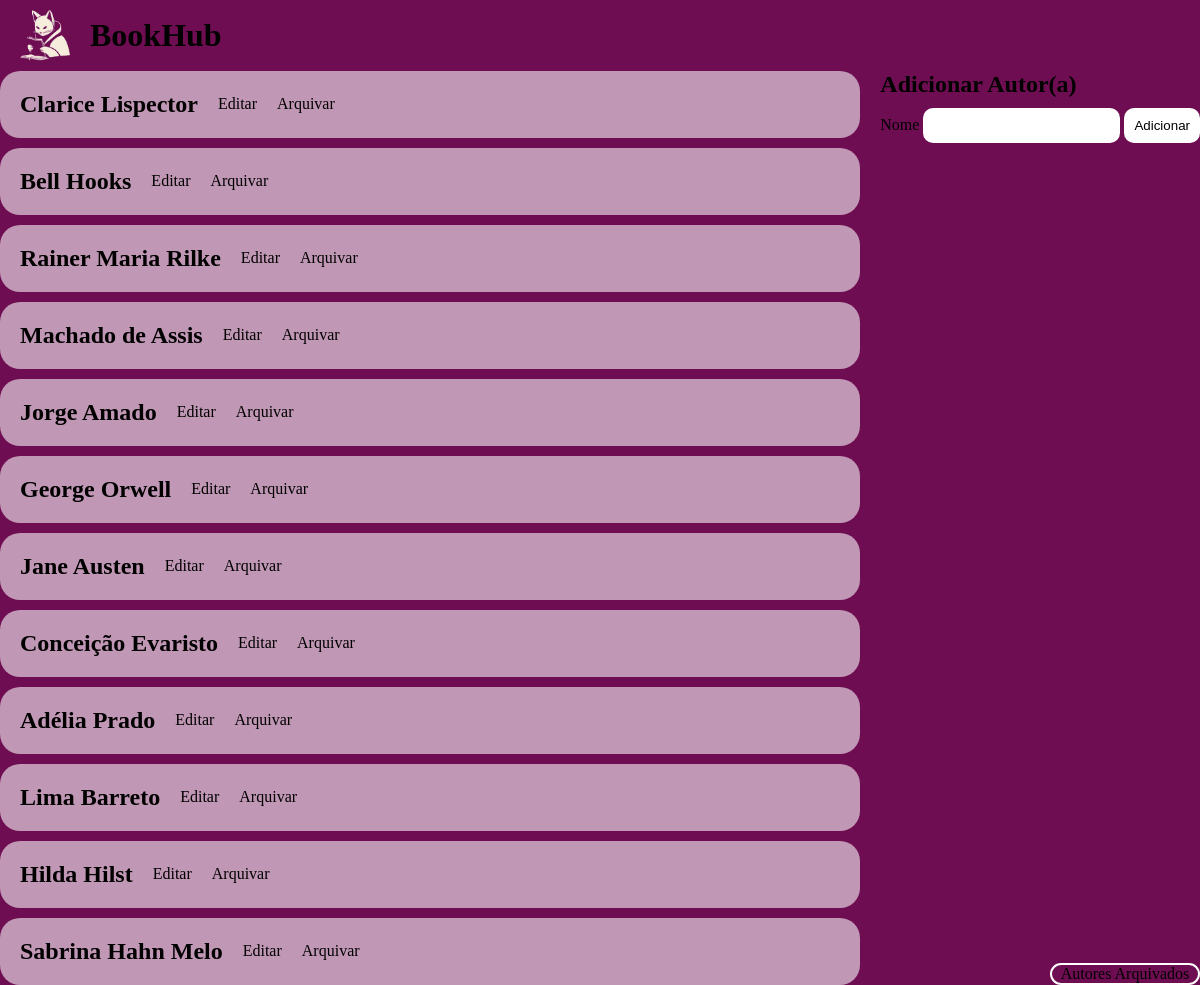
Before: /autor/formAddAutor.php with the older database file.
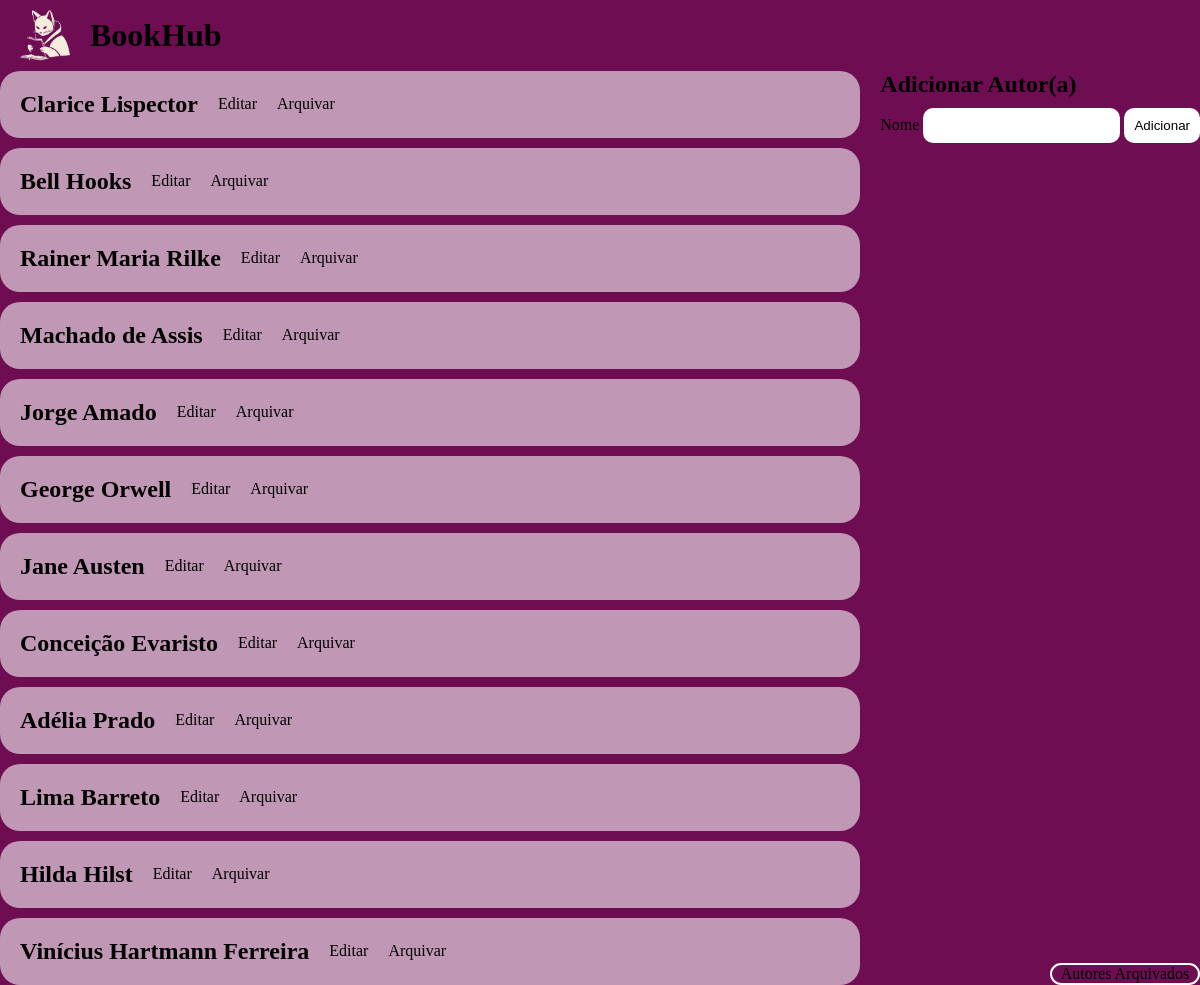
After: the same page with the newer database file.
### tables this page shows
CREATE TABLE `autor` (
  `id` int(11) NOT NULL,
  `nome` varchar(120) NOT NULL,
  `arquivado` tinyint(4) NOT NULL DEFAULT 0
);

### autor/formAddAutor.php (the view, shortened to what this page needs)
<!DOCTYPE html>
<html lang="en">
<head>
    <link rel="stylesheet" href="../style.css">
</head>
<body>
    <div class="container">
        <header>
            <div class="logoDiv">
                <a href="../index.php">
                    <img class="logo" src="../image/logo.png" alt="">
                    <h1>BookHub</h1>
                </a>
            </div>
        </header>
        <div class="listagemAutores">
        <main class="mainAutores">
            <div class="listagemAutores">
                <?php
                    $db = new mysqli("localhost", "root", "", "bookhub");
                    $editId = isset($_GET['editId']) ? intval($_GET['editId']) : 0;
                    $query = "SELECT * FROM autor WHERE arquivado = 0";
                    $resultado = $db->query($query);
                    if ($resultado->num_rows > 0) {
                        while($row = $resultado->fetch_assoc()) {
                            $nomeAutor = $row['nome'];
                            $idAutor = $row['id'];
                            if ($editId == $idAutor) {
                                echo "<div class='autorIndividual'>";
                                echo "<form method='POST' action='editAutor.php'>";
                                echo "<input type='hidden' name='id' value='$idAutor'>";
                                echo "<input type='text' name='nome' value='$nomeAutor'>";
                                echo "<input type='submit' value='Salvar'>";
                                echo "</form>";
                                echo "<a href='arquivarAutor.php?idAutor=$idAutor&status=1'>Arquivar</a>";
                                echo "</div>";
                            } else {
                                echo "<div class='autorIndividual'>";
                                echo "<h2>" . $nomeAutor . "</h2>";
                                echo "<a href='?editId=$idAutor'>Editar</a> ";
                                echo "<a href='arquivarAutor.php?idAutor=$idAutor&status=1'>Arquivar</a>";
                                echo "</div>";
                            }
                        }
                    } else {
                        echo "<h2>Nenhum autor encontrado.</h2>";
                    }
                    ?>
            </div>
                <div class="direita">
                    <div class="addAutor">
                        <h2>Adicionar Autor(a)</h2>
                        <form method='post' action='addAutor.php'>
                            <label for='nome'>Nome</label>
                            <input type='text' id='nome' required name='nome'>
                            <button type='submit'>Adicionar</button>
                        </form>
                    </div>
                    <div class="containerAutoresArquivados"><a class="autoresArquivados" href="autoresArquivados.php">Autores Arquivados</a></div>
                </div>
        </main>
    </div>
</body>
</html>

Changed rows visible on the page:
no longer on this page (row edited): autor: nome "Sabrina Hahn Melo"
added autor: nome "Vinícius Hartmann Ferreira"
